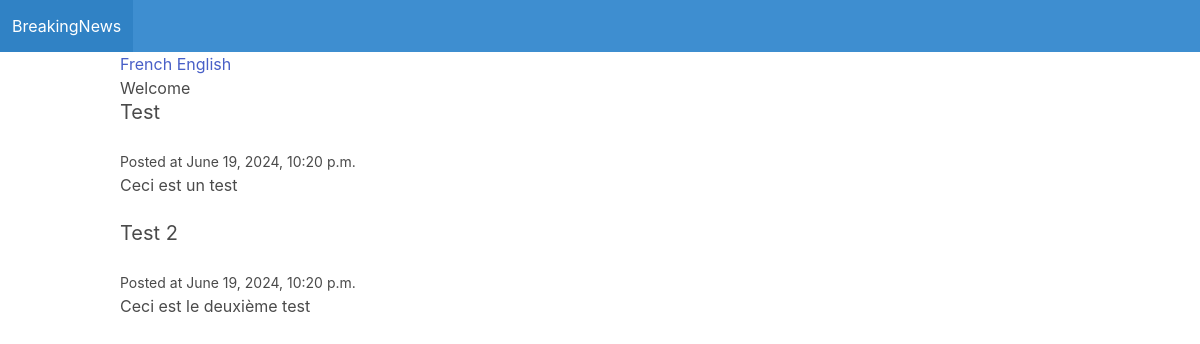
The app's page /en/, older data.
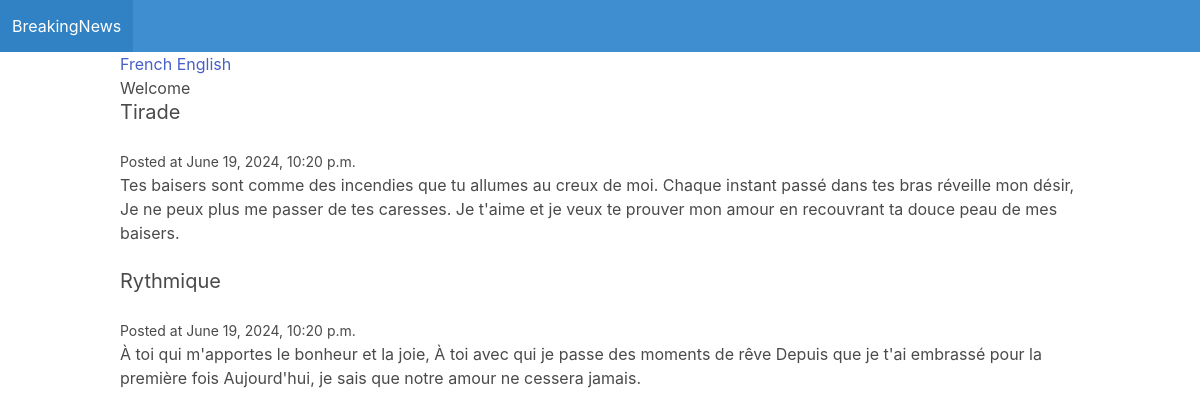
The same page, newer data.
### blog/models.py (models this page shows)
class Post(models.Model):
    title = models.CharField(max_length=255)
    content = models.CharField(max_length=500)
    publication_date = models.DateTimeField(auto_now_add=True)

### blog/views.py (the view)
# urls.py: path('', ExtendedFront, name='ExtendedFront'),
def ExtendedFront(request):
    posts = Post.objects.all()
    return render(request, 'blog/ExtendedFront.html', {'posts': posts})

### blog/templates/blog/ExtendedFront.html
{% extends 'blog/base.html' %} {% load i18n %} {% block content %}
<a href="/fr/" role="button">{% trans "French" %}</a>
<a href="/en/" role="button">{% trans "English" %}</a>
<div class="bienvenue">{% trans "Welcome" %}</div>
{% for post in posts %}
<div class="post block">
  <h2 class="subtitle">{{ post.title }}</h2>
  <small>{% trans "Posted at" %} {{ post.publication_date }}</small>
  <p>{{ post.content }}</p>
</div>
{% endfor %} {% endblock %}

Row changes from the older to the newer data that the page shows:
changed Post: title "Test" → "Tirade"; content "Ceci est un test" → "Tes baisers sont comme des incendies que tu allumes au creux de moi. Chaque instant passé dans tes bras réveille mon désir, Je ne peux plus me passer de tes caresses. Je t'aime et je veux te prouver mon amour en recouvrant ta douce peau de mes baisers."
changed Post: title "Test 2" → "Rythmique"; content "Ceci est le deuxième test" → "À toi qui m'apportes le bonheur et la joie, À toi avec qui je passe des moments de rêve Depuis que je t'ai embrassé pour la première fois Aujourd'hui, je sais que notre amour ne cessera jamais."
